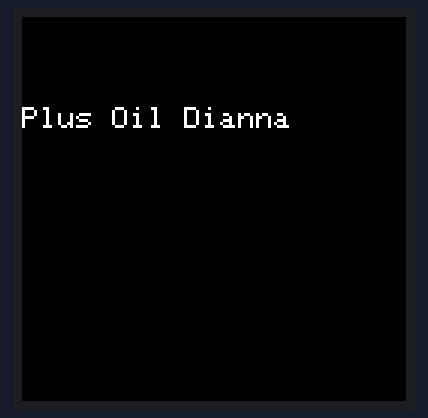
The sketch below on a simulated Arduino Uno, built for the host (arithmetic inside an expression is 32-bit, double 64-bit). Parts: 128×128 colour display. What the sketch prints to the serial monitor is not drawn.

Above: at 1.5 s.
At 11.7 s:
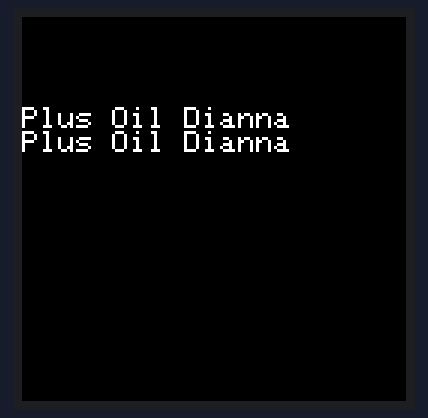
At 21.9 s:
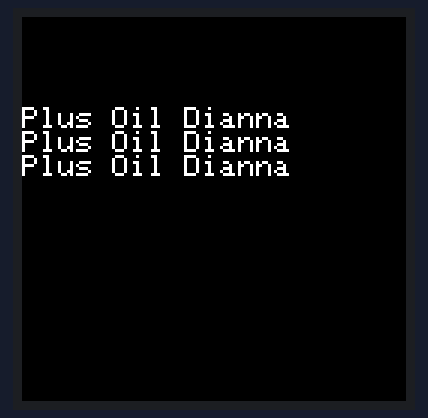
At 32.1 s:
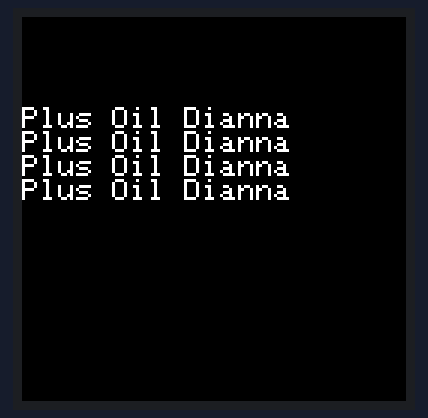

Measured:
- what the display in image 0 shows lasts 10.2 s, from 1.5 s to 11.7 s

The sketch:

OLED1.3.ino
```cpp
/**************************************************************************
 * 1306_simple_pico.ino
 *
 * SSD1306 checkout
 *
 */
 // 在树莓派上运行OLED1.3 首先需要注意修改 pico内部的iic引脚映射，接着修改Adafruit_SSD1306.h文件，移除掉提示不存在的库文件
#include <SPI.h>
#include <Wire.h>
#include <Adafruit_GFX.h>
#include <Adafruit_SSD1327.h>

// Declaration for an SSD1306 display connected to I2C (SDA, SCL pins)
// The pins for I2C are defined by the Wire-library.
// On an arduino UNO:       A4(SDA), A5(SCL)
// On an arduino MEGA 2560: 20(SDA), 21(SCL)
// On an arduino LEONARDO:   2(SDA),  3(SCL), ...
#define OLED_RESET     -1 // Reset pin # (or -1 if sharing Arduino reset pin)
#define SCREEN_ADDRESS 0x3C ///< See datasheet for Address; 0x3C

//Perhaps the following 2 lines are required for the Pico?  Or use 4,5 instead of (6u), (7u)?
//#define PIN_WIRE_SDA   (21u)
//#define PIN_WIRE_SCL   (22u)
Adafruit_SSD1327 display(128, 128, &Wire, OLED_RESET, 1000000);

void setup() {
  Serial.begin(9600);
  delay(1000);

  // SSD1306_SWITCHCAPVCC = generate display voltage from 3.3V internally
  if(!display.begin(0x3C)) {
    Serial.println(F("SSD1306 allocation failed"));
    for(;;); // Don't proceed, loop forever
  }
  // Clear the buffer
  display.clearDisplay();
  display.setTextSize(1);             // Normal 1:1 pixel scale
  display.setTextColor(SSD1327_WHITE);        // Draw white text
  display.setCursor(0,30);
}

void loop() {
  Serial.println(F("FINSIH 1"));
  display.println("Plus Oil Dianna");
  display.display();
  delay(10000);
}
```
